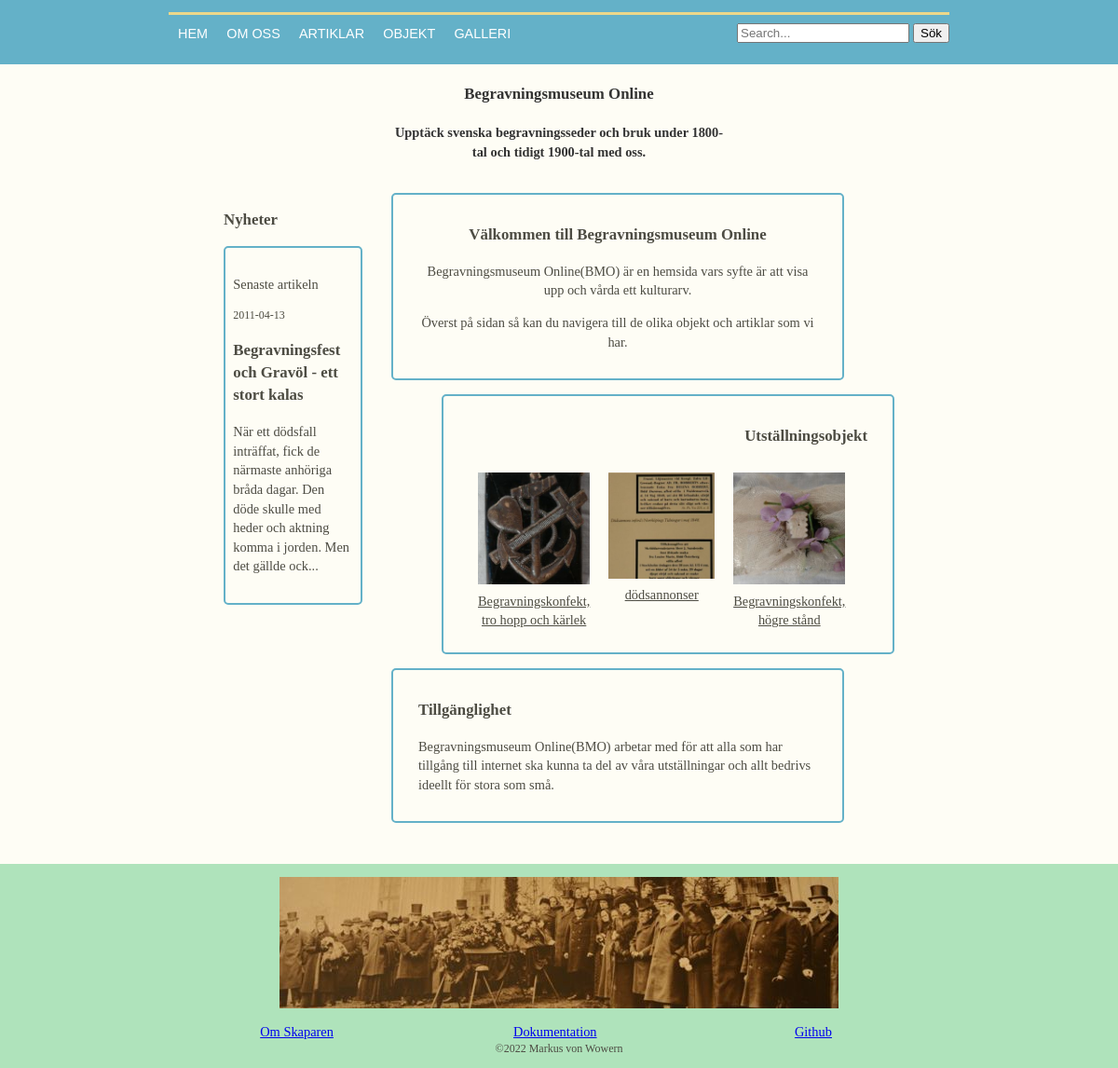
Page /public/home.php on the committed database.
### tables this page shows
CREATE TABLE "Article" ("id" INTEGER PRIMARY KEY  AUTOINCREMENT  NOT NULL  UNIQUE , "category" TEXT, "title" TEXT, "content" TEXT, "author" TEXT, "pubdate" DATETIME NOT NULL  DEFAULT CURRENT_DATE);

CREATE TABLE Object
		(
			id INTEGER PRIMARY KEY  NOT NULL  UNIQUE, 
			title TEXT, 
			category TEXT, 
			text TEXT,
			image TEXT,
			owner TEXT
		);

### public/home.php (the view, shortened to what this page needs)
<?php
include('../view/header.php');
include('../view/side.php');
$db = connectToDatabase(createDSN(getFilename("bmo.sqlite")));
$sql = <<<EOD
    SELECT
        id,
        image,
        title
    FROM Object
    ;
    EOD;
$stmt = $db->prepare($sql);
$stmt->execute();
$res = $stmt->fetchAll();
$random_indexes = array();
while (count($random_indexes) < 3) {
    $index = array_rand($res);
    if (!in_array($index, $random_indexes)) {
        $random_indexes[] = $index;
    }
}
$objectGalleryContentString = '<div class="object-gallery">';
foreach ($random_indexes as $index) {
    $objectid = $res[$index]["id"];
    $objectTitle = $res[$index]["title"];
    $objectImg = $res[$index]["image"];
    $objectString = <<<EOD
        <a href="object.php?objectid=$objectid" class="clickable object-gallery-item">
            <img src="img/250x250/$objectImg" alt="$objectTitle image">
            <div class="object-gallery-title">$objectTitle</div>
        </a>
        EOD;
    $objectGalleryContentString = $objectGalleryContentString . $objectString;
}
$objectGalleryContentString = $objectGalleryContentString . "</div>";
?>
<div class="content">
    <div class="content-box content-left text-center">
        <h3 class="content-title">Välkommen till Begravningsmuseum Online</h3>
        <p>Begravningsmuseum Online(BMO) är en hemsida vars syfte är att visa upp och vårda ett kulturarv.</p>
        <p>Överst på sidan så kan du navigera till de olika objekt och artiklar som vi har.</p>
    </div>
    <div class="content-box content-right text-right">
        <h3>Utställningsobjekt</h3>
        <?= $objectGalleryContentString ?>
    </div>
    <div class="content-box content-left text-left">
        <h3>Tillgänglighet</h3>
        <p>Begravningsmuseum Online(BMO) arbetar med för att alla som har tillgång till internet ska kunna ta del av våra utställningar och allt bedrivs ideellt för stora som små.</p>
    </div>
</div>
<?php
include('../view/footer.php');

### view/side.php
<?php
$db = connectToDatabase(createDSN(getFilename("bmo.sqlite")));
$sql = <<<EOD
    SELECT
        *
    FROM
        article
    WHERE
        category = 'article'
    ORDER BY
        pubdate DESC
    LIMIT 1
    ;
    EOD;
$stmt = $db->prepare($sql);
$stmt->execute();
$res = $stmt->fetch();
$articleid = $res["id"];
$articleTitle = $res["title"];
$articleContent = substr($res["content"], 0, 150) . "...";
$articlePubdate = $res["pubdate"];
?>
<main>
    <div class="side-bar content-left">
        <h3> Nyheter </h3>
        <a class="block-link" href="article.php?articleid=<?= $articleid ?>">
            <div class="content-box text-wrap">
                <p> Senaste artikeln</p>
                <p class="text-small"><?= $articlePubdate ?>
                <h3><?= $articleTitle ?></h3>
                <p><?= $articleContent ?></p>
            </div>
        </a>
    </div>

### public/css/style.css (style rules this page uses)
body { display: flex; flex-direction: column; position: relative; color: #4d4c43; background-color: #fefdf5; padding-top: 4em; font-size: 0.9em; line-height: 1.42857143; margin: 0; display: block; min-height: 100vh; }
.text-center { text-align: center; }
.text-left { text-align: left; }
.text-right { text-align: right; }
.text-small { font-size: smaller; }
.text-wrap { max-width: 100%; overflow-wrap: break-word; }
main { padding-left: 20%; padding-right: 20%; }
.side-bar { width: 23%; position: relative; }
.side-bar a { text-decoration: none; }
.content { float: right; width: 75%; }
.content-title { width: 100%; }
.content-box { box-sizing: border-box; width: 90%; border: 2px solid #64B1C8; border-radius: 5px; position: relative; padding-top: 1em; padding-bottom: 1em; padding-left: 5%; padding-right: 5%; margin-bottom: 1em; }
.content-left { float: left; }
.content-right { float: right; }
.block-link { display: block; width: 100%; height: 100%; color: #4d4c43; }
.object-gallery { display: flex; flex-wrap: wrap; }
.object-gallery-item { flex-basis: calc(33.33% - 2em); margin: 10px; text-align: center; }
.object-gallery-item img { max-width: 100%; }
.object-gallery-title { margin-top: 2px; font-size: 1em; }
.clickable { box-sizing: border-box; text-decoration: none; text-decoration: underline; color: #4d4c43; }

### rows in the picture
article: pubdate "2011-04-13", title "Begravningsfest och Gravöl - ett stort kalas", content "När ett dödsfall inträffat, fick de närmaste anhöriga bråda dagar. Den döde skulle med heder och aktning komma i jorden. Men det gällde ock..."
object: image (picture), title "Begravningskonfekt, tro hopp och kärlek"
object: image (picture), title "dödsannonser"
object: image (picture), title "Begravningskonfekt, högre stånd"
